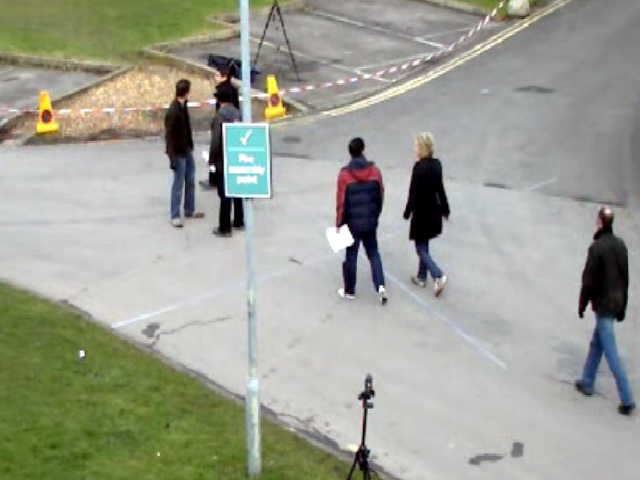
#> input picture data/people.png, 640 x 480 px, found by its file name
$ jupyter execute HOG_SVM.ipynb
#> lines starting #> are read from the running program, lines starting #| are printed output that depends on the picture; after the words box and inside, x2 and y2 are one past the last pixel; in counts of white or black regions, pixels touching at a corner belong together; long printed decimals are rounded
[cell 1]
import cv2
import matplotlib.pyplot as plt

[cell 2]
#1
src =cv2.imread('./data/people.png')
#> src is the input picture: shape (480, 640, 3); mean B, G, R 148.2, 160.4, 157.8
hog = cv2.HOGDescriptor()
hog.setSVMDetector(cv2.HOGDescriptor_getDefaultPeopleDetector())

[cell 3]
#2
loc1, weights1 = hog.detect(src)
#> loc1 = (); weights1 = ()
print('len(loc1)= ', len(loc1))
#| len(loc1)=  0
dst1 = src.copy()
w, h = hog.winSize
for pt in loc1:
    x, y =pt
    cv2.rectangle(dst, (x, y), (x+w, y+h), (255, 0 ,0), 2)
#> this loop made 0 passes

dst1_rgb = cv2.cvtColor(dst1, cv2.COLOR_BGR2RGB)
plt.figure(figsize=(15, 30))
plt.imshow(dst1_rgb)
plt.show()

[cell 4]
# 3
dst2 = src.copy()
loc2, weights2 = hog.detectMultiScale(src)
#> loc2 = [[136, 55, 101, 202], [381, 129, 92, 183], [307, 106, 112, 224]]; weights2 = [2.22, 2.27, 3.51]
print('len(loc2)= ', len(loc2))
#| len(loc2)=  3
for rect in loc2:
    x, y, w, h =rect
    cv2.rectangle(dst2, (x, y), (x+w, y+h), (255, 0 ,0), 2)
#> this loop made 3 passes
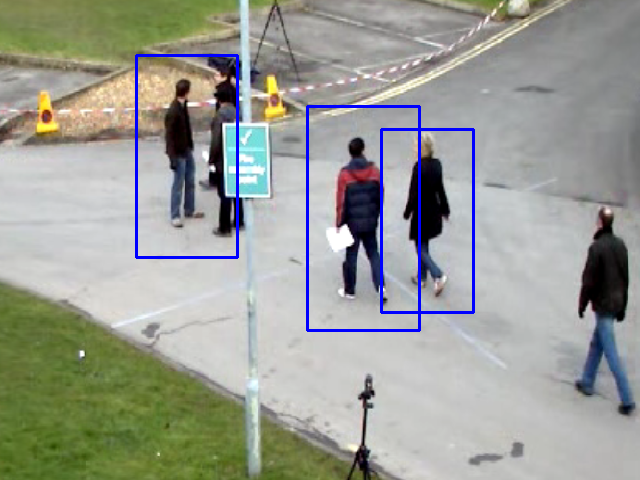
#> dst2: shape (480, 640, 3); 1.78% of pixels changed, all inside (x1, y1, x2, y2) = (135, 54, 475, 332)

dst2_rgb = cv2.cvtColor(dst2, cv2.COLOR_BGR2RGB)
plt.figure(figsize=(15, 30))
plt.imshow(dst2_rgb)
plt.show()

[cell 5]
# 4
dst3 = src.copy()
loc3, weights3 = hog.detectMultiScale(src, winStride=(1, 1), padding=(8, 8))
#> loc3 = [[137, 57, 100, 200], [239, 0, 70, 136], [192, 47, 72, 144], [380, 127, 93, 186], [304, 105, 114, 228], [547, 207, 93, 208]]; weights3 = [2.5, 0.373, 0.643, 2.41, 3.83, 1.14]
print('len(loc3)= ', len(loc3))
#| len(loc3)=  6
print('weights3= ', weights3)
#| weights3=  [2.499 0.3733 0.6426 2.406 3.828 1.138]
for i, rect in enumerate(loc3):
    x, y, w, h =rect
    if weights3[i] >0.5:
        cv2.rectangle(dst3, (x, y), (x+w, y+h), (0, 0, 255), 2)
    else:
        cv2.rectangle(dst3, (x, y), (x+w, y+h), (255, 0 ,0), 2)
#> this loop made 6 passes
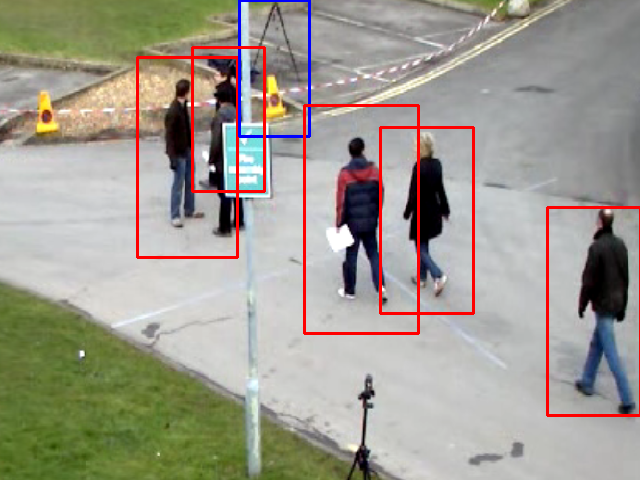
#> dst3: shape (480, 640, 3); 2.99% of pixels changed, all inside (x1, y1, x2, y2) = (136, 0, 640, 417)

dst3_rgb = cv2.cvtColor(dst2, cv2.COLOR_BGR2RGB)
plt.figure(figsize=(15, 30))
plt.imshow(dst3_rgb)
plt.show()

$ run again, with data/avg_bgr.png copied over data/people.png
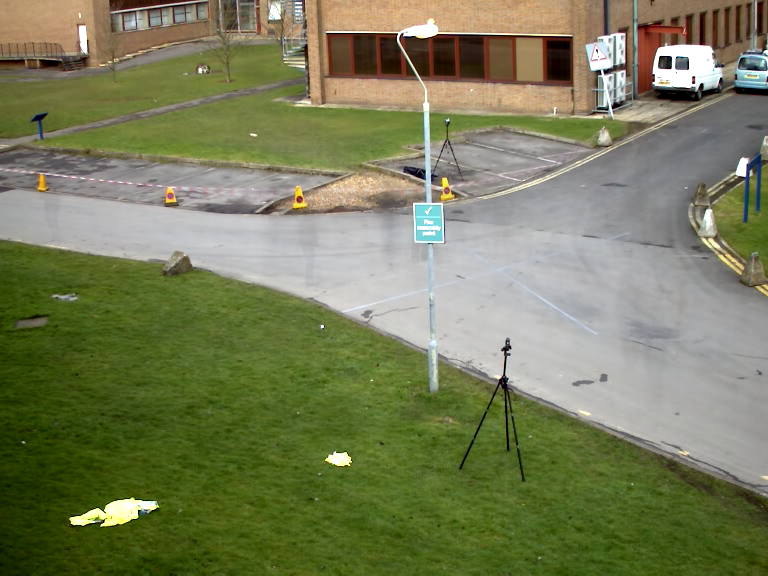
#> input picture data/avg_bgr.png, 768 x 576 px, found by its file name
#> src is the input picture: shape (576, 768, 3); mean B, G, R 89.3, 125.3, 120.5
#> loc1 = ()
#| len(loc1)=  0
#| len(loc2)=  0
#> loc3 = [[414, 130, 66, 133]]; weights3 = [0.182]
#| len(loc3)=  1
#| weights3=  [0.1818]
#> the loop `for i, rect in enumerate(loc3):` made 1 pass
#> after the loop `for i, rect in enumerate(loc3):`:
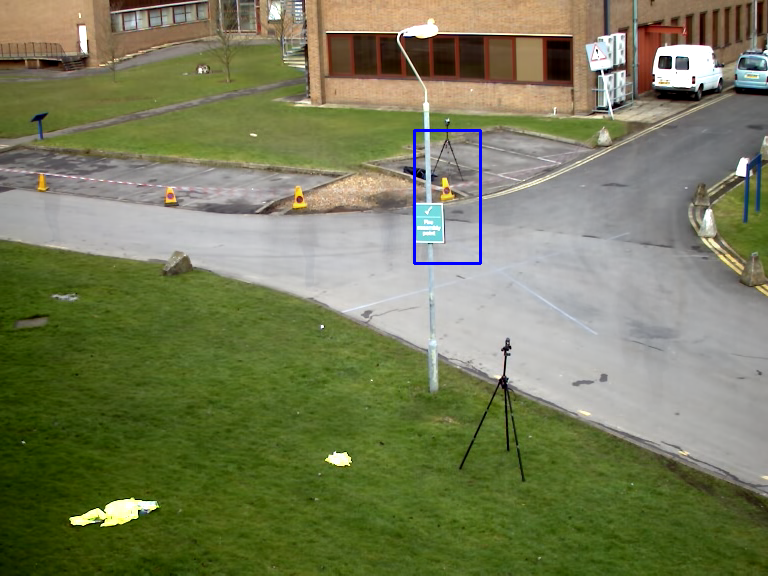
#> dst3: shape (576, 768, 3); 0.27% of pixels changed, all inside (x1, y1, x2, y2) = (413, 129, 482, 265)
